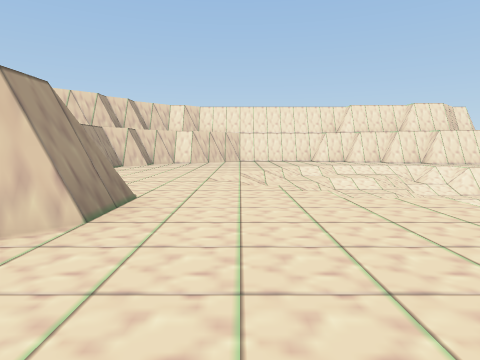
view 1 (above)

24 first-person views from a walk through a scene from a Unity 3-D project. The camera is 0.49 m above the floor, tilts 6° down and sees 75° across. The floor is counted in squares, 1 m on a side. Each view is taken from the middle of a square. On the plan, view 1 faces up. The plan holds only what a view shows up to about 9 squares ahead; the rest is blank. The place goes on beyond the plan.

view 2
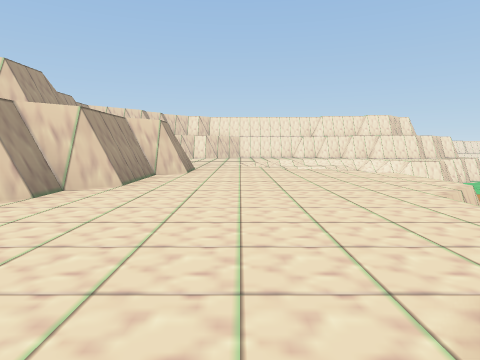

view 3
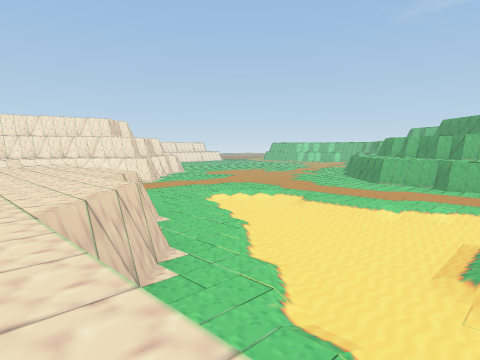

view 4
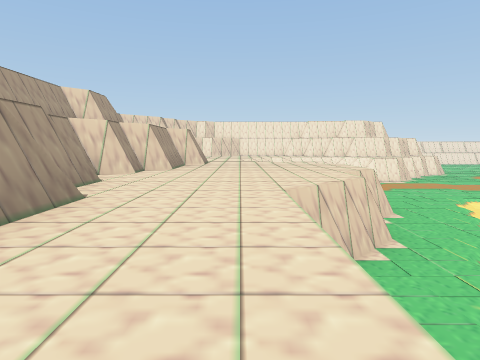

view 5
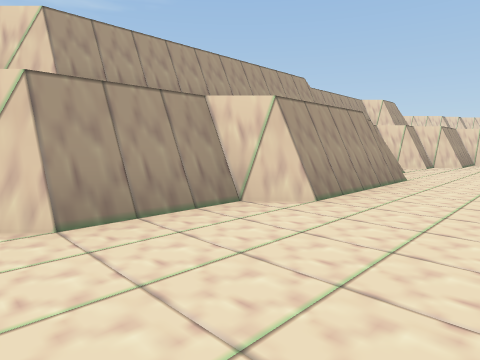

view 6
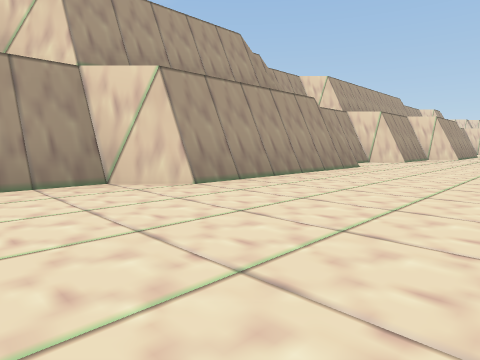

view 7
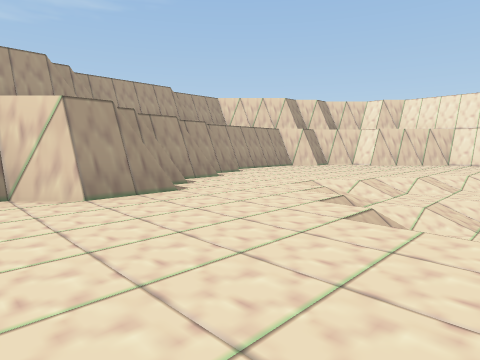

view 8
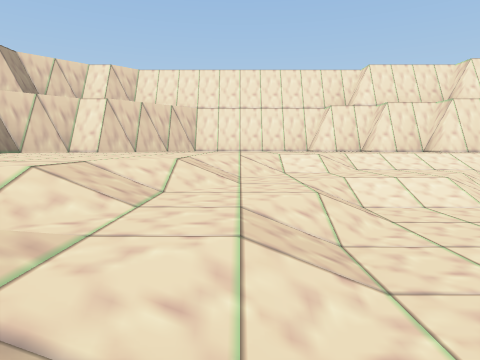

view 9
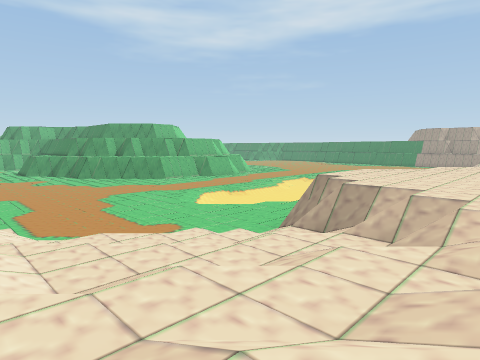

view 10
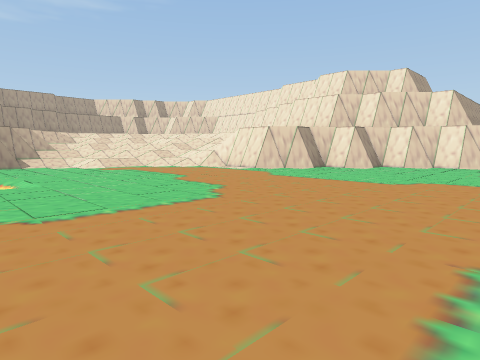

view 11
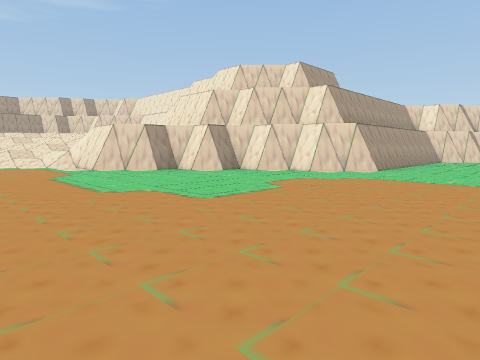

view 12
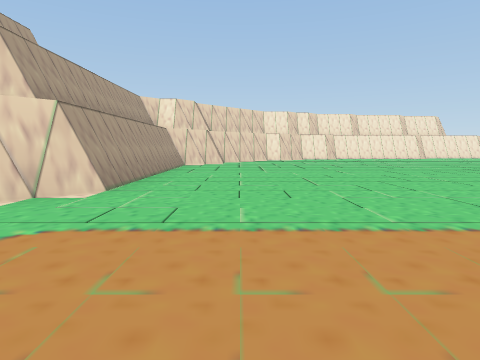

view 13
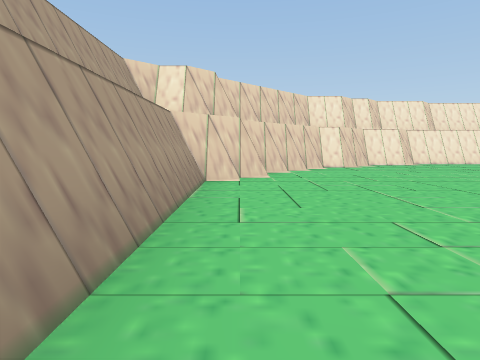

view 14
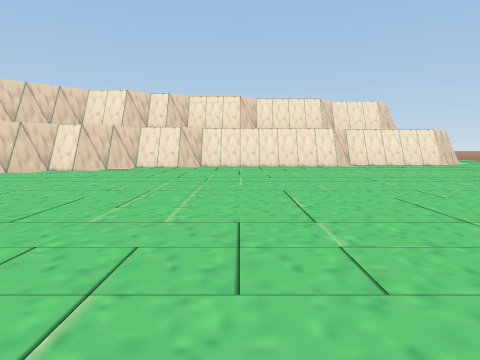

view 15
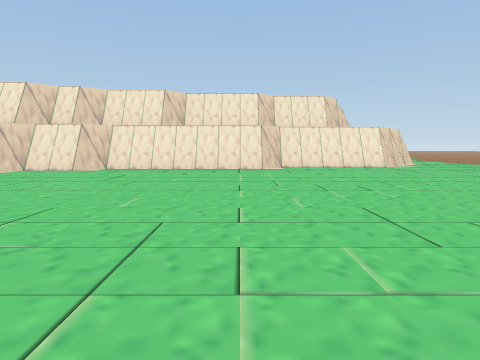

view 16
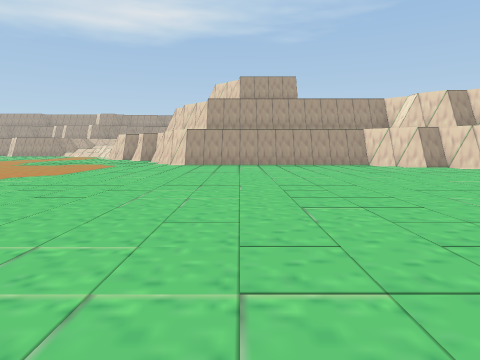

view 17
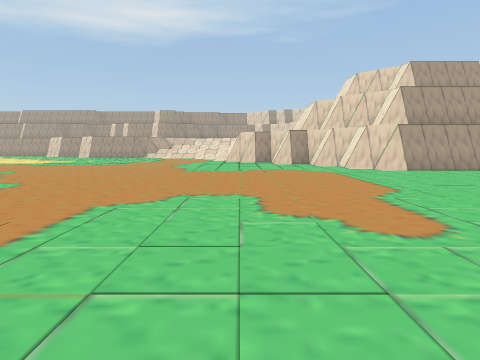

view 18
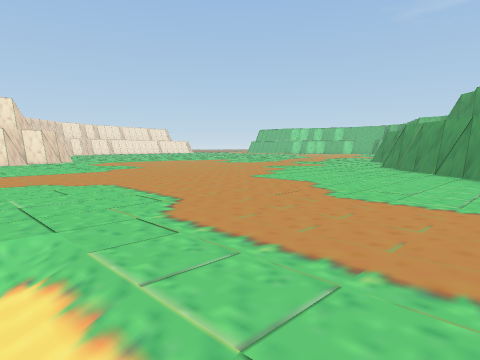

view 19
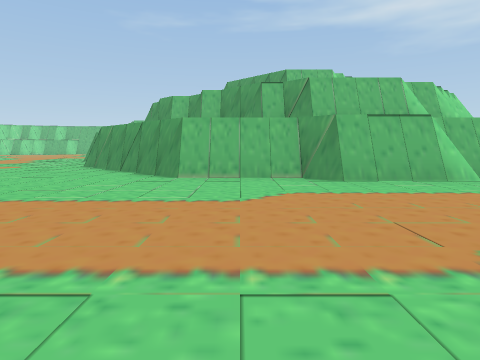

view 20
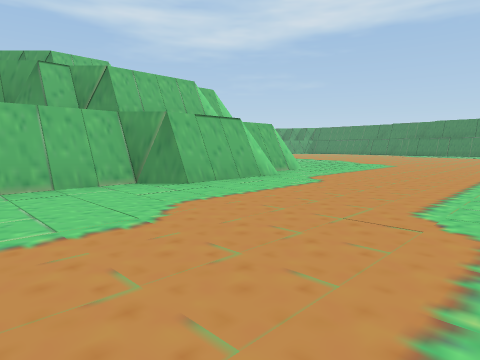

view 21
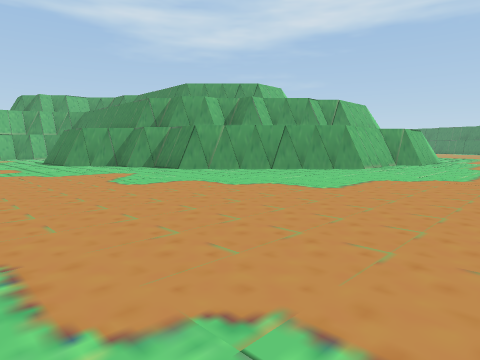

view 22
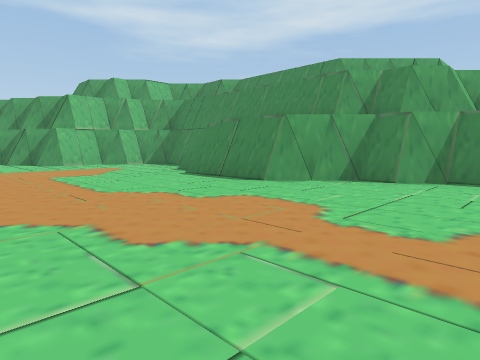

view 23
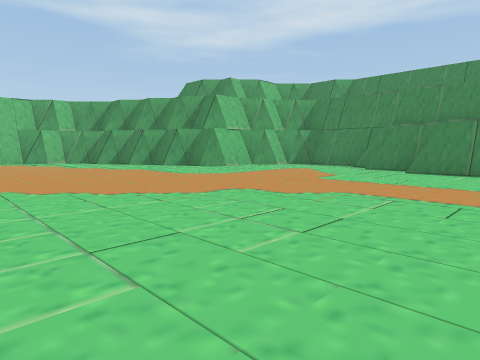

view 24
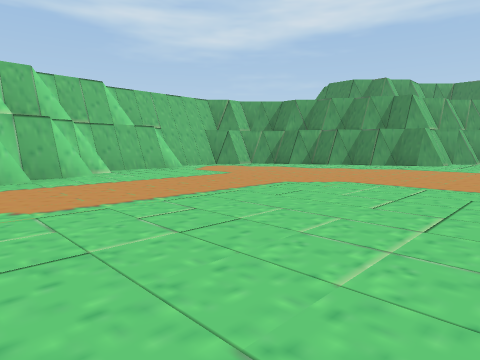

### Floor plan
Key: @ floor where view 1 was taken; # wall or solid block; . main floor; - floor 0.2 m lower than the main floor; : floor 1 m higher than the main floor; / step, stairs or slope; = window, fence, low wall or low ledge; v drop or lower ground.
Columns run from 3 left of view 1 to 30 right of it. Each row starts with its distance up from view 1.
 20                   ######.....
 19                 ###..........
 18                ##...........
 17                #...........
 16               ##...........
 15               #...........
 14               #.......... .....
 13               #.........  .....##
 12               #.........  ......##
 11   ######      #........   .......#
 10 ###::  ### ####..................#
  9 #::::::::####........ ...........#
  8 #::::////::#......... ...........#
  7 #:::////=##......................
  6 #:://////......................#
  5 #:://///.....................###
  4 ##://///....................##
  3  ##:/=#...............####..#
  2  ##:::#.../........####  ####
  1  #::::=../ /......##
  0  #:@::#./--/.....##
 -1 ##:::=../--/....##
 -2 #::::#./---/....#
 -3 ##::#./----/....#
 -4  #:: ./----//...#
 -5  #::v/--//--/...#
 -6  #::v -/     ...#
 -7  #::         ...#
 -8 ##::         ....
 -9 #:::         ....
-10 #::          ....
-11 ##:          ...
-12  #::
-13 ##::
-14 #:::
-15 #::/

Positions as (right, up) in squares from view 1, and headings:
1: (0, 0), facing up
2: (0, -4), facing up
3: (0, -6), facing up-right
4: (0, -7), facing up
5: (0, -9), facing up-left
6: (0, -15), facing up-left
7: (2, 1), facing up-left
8: (1, 4), facing up
9: (0, 7), facing down-right
10: (12, 1), facing up-left
11: (14, 4), facing up-left
12: (13, 7), facing up
13: (12, 11), facing up
14: (18, 12), facing up
15: (20, 13), facing up
16: (20, 12), facing left
17: (18, 7), facing left
18: (8, -1), facing up-right
19: (8, -2), facing right
20: (9, -1), facing down-right
21: (10, 6), facing down-right
22: (16, 7), facing down-right
23: (19, 10), facing down-right
24: (23, 14), facing down-right
